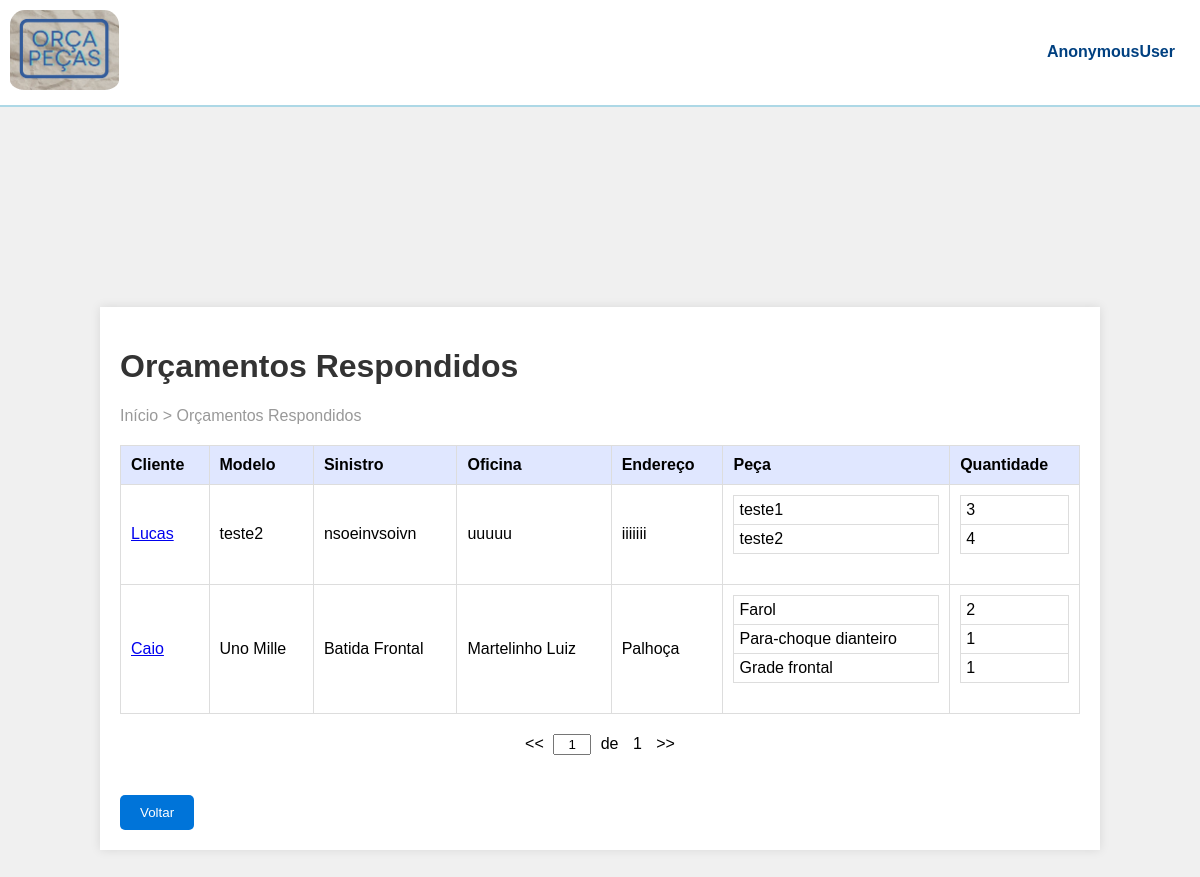
The app's page /orcados/, older data.
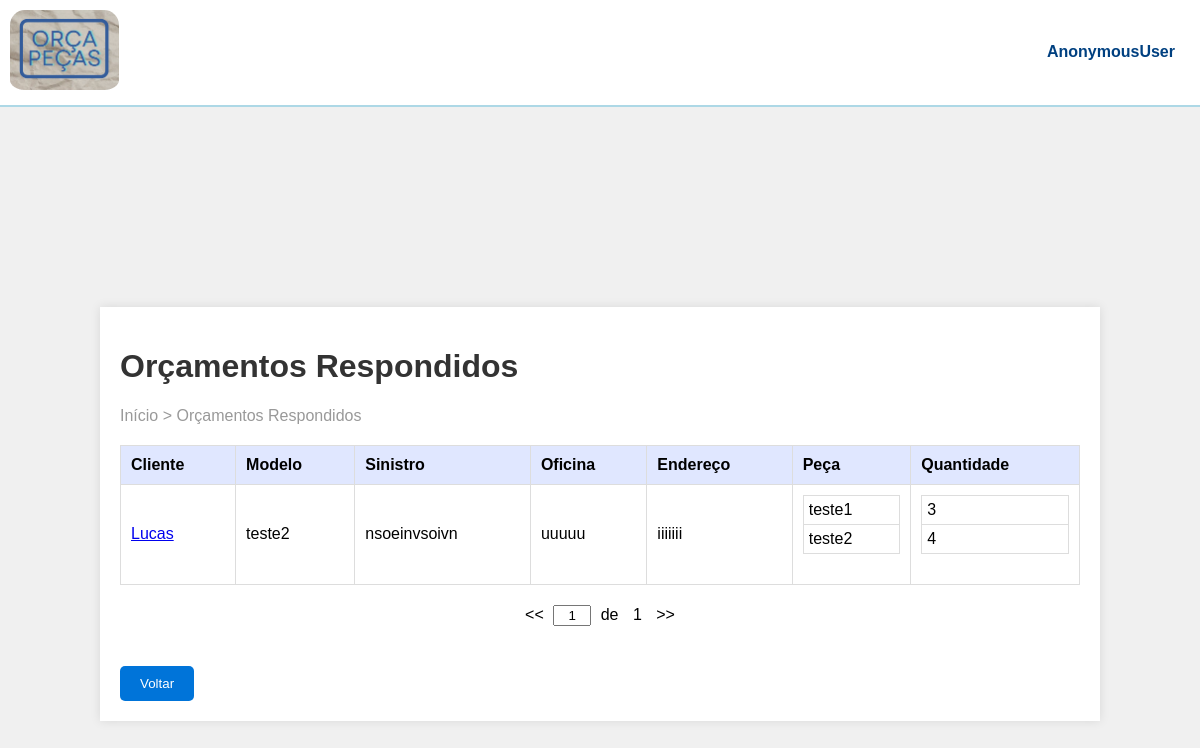
The same page, newer data.
### orcaPecas/models.py (models this page shows, shortened)
class Orcamento(models.Model):
    criador = models.ForeignKey(User, on_delete=models.CASCADE)
    nome = models.CharField(max_length=100)
    modelo = models.CharField(max_length=100)
    placa = models.CharField(max_length=100)
    data_criacao = models.DateTimeField(auto_now_add=True)
    oficina_entrega_nome = models.CharField(max_length=100)
    oficina_entrega_endereco = models.TextField()
    status = models.CharField(max_length=27, default='Pendente')
    comentarios_cliente = models.TextField(blank=True, null=True)
    comentarios_fornecedor = models.TextField(blank=True, null=True)
    prazo_entrega = models.DateField(blank=True, null=True)
    valor_total = models.DecimalField(max_digits=10, decimal_places=2, blank=True, null=True)
    itens_orcamento = models.JSONField(default=list)

### orcaPecas/views.py (the view)
# urls.py: path('orcados/', views.orcados, name='orcados'),
def orcados(request):
    orcamentos = Orcamento.objects.filter(status='aguardando_resposta_cliente')
    return render(request, 'pages/orcados.html', {'orcamentos': orcamentos})

### orcaPecas/templates/pages/orcados.html (shortened to what this page needs)
{% load static %}
<!DOCTYPE html>
<html lang="en">
<head>
    <link rel="stylesheet" href="{% static 'css/style_orcamento.css' %}" />
</head>
<body>
  <header>
    <img src="{% static 'images/logoOrcaPecas.PNG' %}" alt="Logo" />
    <span class="user-name">{{ user }}</span>
  </header>
  <div class="container">
    <h1>Orçamentos Respondidos</h1>
    <div class="breadcrumb">Início > Orçamentos Respondidos</div>
    <div class="table-container">
    <table>
        <thead>
          <tr>
            <th>Cliente</th>
            <th>Modelo</th>
            <th>Sinistro</th>
            <th>Oficina</th>
            <th>Endereço</th>
            <th>Peça</th>
            <th>Quantidade</th>
          </tr>
        </thead>
        <tbody>
            {% for orcamento in orcamentos %}
          <tr>
            <td>
                <a href="{% url 'resposta_orcados' orcamento.id %}">{{ orcamento.nome }}</a>
            </td>
            <td>{{ orcamento.modelo }}</td>
            <td>{{ orcamento.comentarios_cliente }}</td>
            <td>{{ orcamento.oficina_entrega_nome }}</td>
            <td>{{ orcamento.oficina_entrega_endereco }}</td>
            <td>
                <table class="sub-table">
                    {% for item in orcamento.itens_orcamento %}
                    <tr>
                        <td>{{ item.peca }}</td>
                    </tr>
                    {% endfor %}
                </table>
            </td>
            <td>
                <table class="sub-table">
                    {% for item in orcamento.itens_orcamento %}
                    <tr>
                        <td>{{ item.quantidade }}</td>
                    </tr>
                    {% endfor %}
                </table>
            </td>
          </tr>
          {% endfor %}
        </tbody>
      </table>
    </div>
    <div class="pagination">
        <span>&lt;&lt;</span>
        <input type="text" value="1">
        <span>de</span>
        <span>1</span>
        <span>&gt;&gt;</span>
    </div>
    <a href="{% url 'index' %}"><button type="button" class="btn-back">Voltar</button></a>
  </div>
</body>
</html>

Row changes from the older to the newer data that the page shows:
no longer on this page (row edited): Orcamento: nome "Caio", modelo "Uno Mille", comentarios_cliente "Batida Frontal", oficina_entrega_nome "Martelinho Luiz", oficina_entrega_endereco "Palhoça", peca "Farol" "Para-choque dianteiro" "Grade frontal", quantidade "2" "1" "1"
